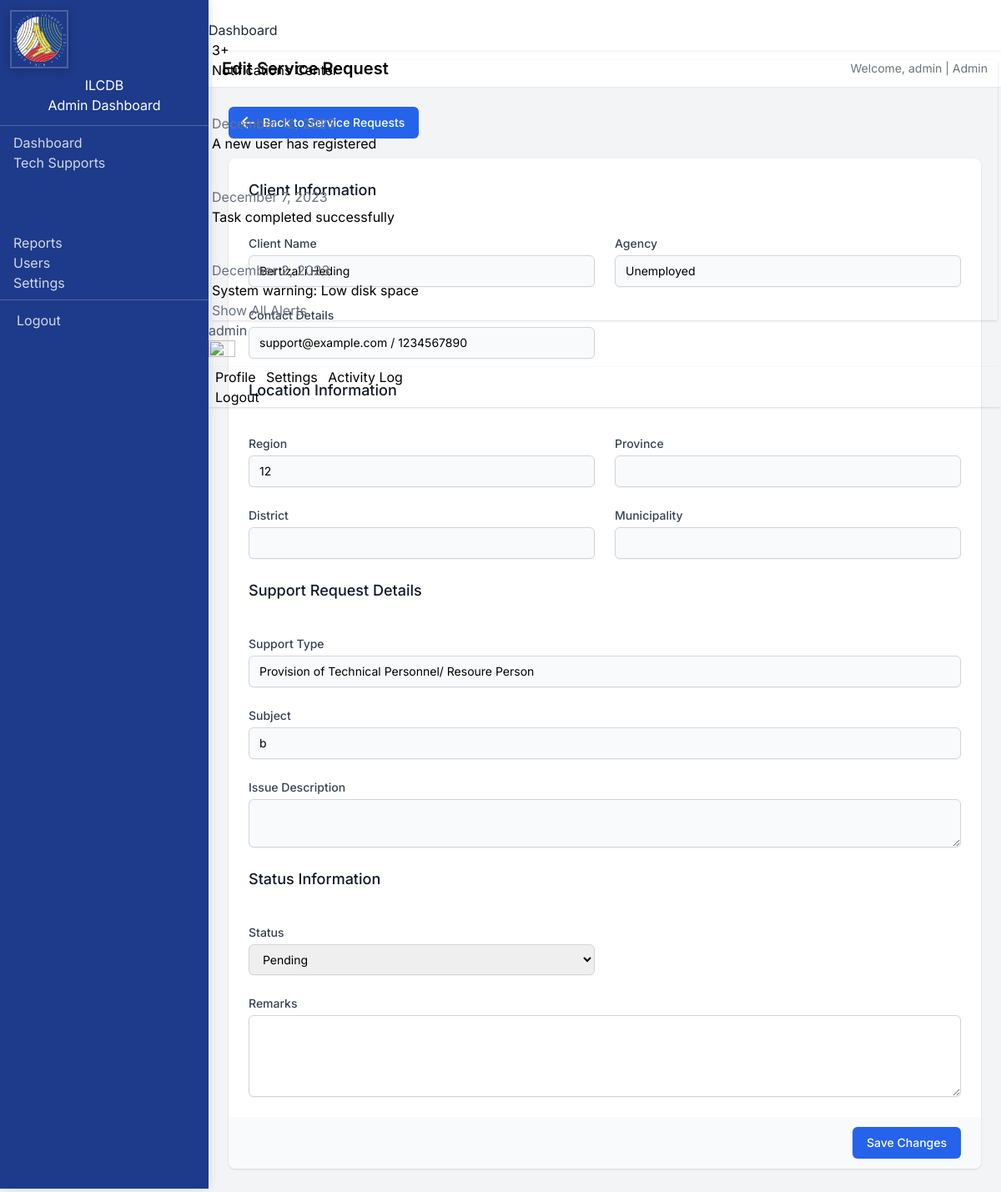
Screenshot of /admin/edit-request.php?id=4 (signed in) with the database file from the repository.
### tables this page shows
CREATE TABLE `tech_support_requests` (
  `id` int(11) NOT NULL,
  `client_id` int(11) NOT NULL,
  `support_type` varchar(100) NOT NULL,
  `subject` varchar(255) DEFAULT NULL,
  `message` text NOT NULL,
  `issue_description` text NOT NULL,
  `date_requested` timestamp NOT NULL DEFAULT current_timestamp(),
  `date_assisted` timestamp NULL DEFAULT NULL,
  `date_resolved` timestamp NULL DEFAULT NULL,
  `assisted_by_id` int(11) DEFAULT NULL,
  `status` enum('Pending','In Progress','Resolved','Cancelled') DEFAULT 'Pending',
  `remarks` text DEFAULT NULL,
  `created_at` timestamp NOT NULL DEFAULT current_timestamp(),
  `updated_at` timestamp NOT NULL DEFAULT current_timestamp() ON UPDATE current_timestamp()
);

CREATE TABLE `clients` (
  `id` int(11) NOT NULL,
  `firstname` varchar(50) NOT NULL,
  `surname` varchar(50) NOT NULL,
  `middle_initial` char(1) DEFAULT NULL,
  `client_name` varchar(100) NOT NULL,
  `agency` varchar(100) NOT NULL,
  `gender` varchar(10) NOT NULL,
  `birthdate` date NOT NULL,
  `region` varchar(50) NOT NULL,
  `region_id` int(11) DEFAULT NULL,
  `province_id` int(11) DEFAULT NULL,
  `district_id` int(11) DEFAULT NULL,
  `municipality_id` int(11) DEFAULT NULL,
  `email` varchar(255) DEFAULT NULL,
  `phone` varchar(50) DEFAULT NULL,
  `created_at` timestamp NOT NULL DEFAULT current_timestamp()
);

### admin/edit-request.php (the view, shortened to what this page needs)
<?php
require_once '../includes/db_connect.php';
$id = (int)$_GET['id'];
$stmt = $conn->prepare("
    SELECT tsr.*, c.firstname, c.surname, c.middle_initial, c.email, c.phone, c.agency, c.region, c.province_id, c.district_id, c.municipality_id
    FROM tech_support_requests tsr
    JOIN clients c ON tsr.client_id = c.id
    WHERE tsr.id = ?
");
$stmt->bind_param("i", $id);
$stmt->execute();
$result = $stmt->get_result();
$request = $result->fetch_assoc();
$stmt = $conn->prepare("
    SELECT r.region_name, p.province_name, d.district_name, m.municipality_name
    FROM regions r
    LEFT JOIN provinces p ON p.id = ?
    LEFT JOIN districts d ON d.id = ?
    LEFT JOIN municipalities m ON m.id = ?
    WHERE r.region_code = ?
");
$stmt->bind_param("iiis", $request['province_id'], $request['district_id'], $request['municipality_id'], $request['region']);
$stmt->execute();
$location = $stmt->get_result()->fetch_assoc();
?>
<!DOCTYPE html>
<html lang="en">
<head>
    <script src="https://cdn.tailwindcss.com"></script>
</head>
<?php include '../admin/includes/sidebar.php'; ?>
<body class="bg-gray-100">
    <div class="flex-1 main-content">
        <div class="bg-white shadow-sm">
            <div class="px-4 py-2 flex justify-between items-center">
                <h1 class="text-xl font-semibold">Edit Service Request</h1>
                <div>
                    <p class="text-sm text-gray-500">
                        Welcome, <?php echo $_SESSION['username']; ?> | Admin
                    </p>
                </div>
            </div>
        </div>
        <div class="p-6">
            <div class="mb-6">
                <a href="service-requests.php" class="inline-flex items-center px-4 py-2 border border-transparent rounded-md shadow-sm text-sm font-medium text-white bg-blue-600 hover:bg-blue-700 focus:outline-none focus:ring-2 focus:ring-offset-2 focus:ring-blue-500">
                    <svg xmlns="http://www.w3.org/2000/svg" class="-ml-1 mr-2 h-5 w-5" viewBox="0 0 20 20" fill="currentColor">
                        <path fill-rule="evenodd" d="M9.707 16.707a1 1 0 01-1.414 0l-6-6a1 1 0 010-1.414l6-6a1 1 0 011.414 1.414L5.414 9H17a1 1 0 110 2H5.414l4.293 4.293a1 1 0 010 1.414z" clip-rule="evenodd" />
                    </svg>
                    Back to Service Requests
                </a>
            </div>
            <div class="bg-white shadow overflow-hidden sm:rounded-lg">
                <form method="post" action="<?php echo htmlspecialchars($_SERVER["PHP_SELF"] . "?id=" . $id); ?>">
                    <div class="px-4 py-5 sm:p-6">
                        <div class="grid grid-cols-6 gap-6">
                            <div class="col-span-6">
                                <h3 class="text-lg font-medium text-gray-900 mb-4">Client Information</h3>
                            </div>                            <div class="col-span-6 sm:col-span-3">
                                <label class="block text-sm font-medium text-gray-700">Client Name</label>
                                <input type="text" value="<?php echo htmlspecialchars($request['firstname'] . ' ' . $request['middle_initial'] . ' ' . $request['surname']); ?>" readonly class="mt-1 block w-full border border-gray-300 rounded-md shadow-sm py-2 px-3 bg-gray-50 sm:text-sm">
                            </div>
                            <div class="col-span-6 sm:col-span-3">
                                <label class="block text-sm font-medium text-gray-700">Agency</label>
                                <input type="text" value="<?php echo htmlspecialchars($request['agency']); ?>" readonly class="mt-1 block w-full border border-gray-300 rounded-md shadow-sm py-2 px-3 bg-gray-50 sm:text-sm">
                            </div>
                            <div class="col-span-6 sm:col-span-3">
                                <label class="block text-sm font-medium text-gray-700">Contact Details</label>
                                <input type="text" value="<?php echo htmlspecialchars($request['email'] . ' / ' . $request['phone']); ?>" readonly class="mt-1 block w-full border border-gray-300 rounded-md shadow-sm py-2 px-3 bg-gray-50 sm:text-sm">
                            </div>
                            <div class="col-span-6">
                                <h3 class="text-lg font-medium text-gray-900 mb-4">Location Information</h3>
                            </div>
                            <div class="col-span-6 sm:col-span-3">
                                <label class="block text-sm font-medium text-gray-700">Region</label>
                                <input type="text" value="<?php echo htmlspecialchars($location['region_name'] ?? $request['region']); ?>" readonly class="mt-1 block w-full border border-gray-300 rounded-md shadow-sm py-2 px-3 bg-gray-50 sm:text-sm">
                            </div>
                            <div class="col-span-6 sm:col-span-3">
                                <label class="block text-sm font-medium text-gray-700">Province</label>
                                <input type="text" value="<?php echo htmlspecialchars($location['province_name'] ?? ''); ?>" readonly class="mt-1 block w-full border border-gray-300 rounded-md shadow-sm py-2 px-3 bg-gray-50 sm:text-sm">
                            </div>
                            <div class="col-span-6 sm:col-span-3">
                                <label class="block text-sm font-medium text-gray-700">District</label>
                                <input type="text" value="<?php echo htmlspecialchars($location['district_name'] ?? ''); ?>" readonly class="mt-1 block w-full border border-gray-300 rounded-md shadow-sm py-2 px-3 bg-gray-50 sm:text-sm">
                            </div>
                            <div class="col-span-6 sm:col-span-3">
                                <label class="block text-sm font-medium text-gray-700">Municipality</label>
                                <input type="text" value="<?php echo htmlspecialchars($location['municipality_name'] ?? ''); ?>" readonly class="mt-1 block w-full border border-gray-300 rounded-md shadow-sm py-2 px-3 bg-gray-50 sm:text-sm">
                            </div>
                            <div class="col-span-6">
                                <h3 class="text-lg font-medium text-gray-900 mb-4">Support Request Details</h3>
                            </div>
                            <div class="col-span-6">
                                <label class="block text-sm font-medium text-gray-700">Support Type</label>
                                <input type="text" value="<?php echo htmlspecialchars($request['support_type']); ?>" readonly class="mt-1 block w-full border border-gray-300 rounded-md shadow-sm py-2 px-3 bg-gray-50 sm:text-sm">
                            </div>
                            <div class="col-span-6">
                                <label class="block text-sm font-medium text-gray-700">Subject</label>
                                <input type="text" value="<?php echo htmlspecialchars($request['subject']); ?>" readonly class="mt-1 block w-full border border-gray-300 rounded-md shadow-sm py-2 px-3 bg-gray-50 sm:text-sm">
                            </div>
                            <div class="col-span-6">
                                <label class="block text-sm font-medium text-gray-700">Issue Description</label>
                                <textarea readonly class="mt-1 block w-full border border-gray-300 rounded-md shadow-sm py-2 px-3 bg-gray-50 sm:text-sm"></textarea>
                            </div>
                            <div class="col-span-6">
                                <h3 class="text-lg font-medium text-gray-900 mb-4">Status Information</h3>
                            </div>
                            <div class="col-span-6 sm:col-span-3">
                                <label for="status" class="block text-sm font-medium text-gray-700">Status</label>
                                <select name="status" id="status" required class="mt-1 block w-full border border-gray-300 rounded-md shadow-sm py-2 px-3 focus:outline-none focus:ring-blue-500 focus:border-blue-500 sm:text-sm">
                                    <option value="Pending" <?php echo $request['status'] === 'Pending' ? 'selected' : ''; ?>>Pending</option>
                                </select>
                            </div>
                            <div class="col-span-6">
                                <label for="remarks" class="block text-sm font-medium text-gray-700">Remarks</label>
                                <textarea name="remarks" id="remarks" rows="4" class="mt-1 block w-full border border-gray-300 rounded-md shadow-sm py-2 px-3 focus:outline-none focus:ring-blue-500 focus:border-blue-500 sm:text-sm"><?php echo htmlspecialchars($request['remarks'] ?? ''); ?></textarea>
                            </div>
                        </div>
                    </div>
                    <div class="px-4 py-3 bg-gray-50 text-right sm:px-6">
                        <button type="submit" class="inline-flex justify-center py-2 px-4 border border-transparent shadow-sm text-sm font-medium rounded-md text-white bg-blue-600 hover:bg-blue-700 focus:outline-none focus:ring-2 focus:ring-offset-2 focus:ring-blue-500">
                            Save Changes
                        </button>
                    </div>
                </form>
            </div>
        </div>
    </div>
</body>
</html>

### admin/edit-request.php (style rules this page uses)
body { font-family: 'Inter', sans-serif; }
.main-content { height: 100vh; overflow-y: auto; max-width: 100%; }

### admin/includes/sidebar.php (style rules this page uses)
:root { --sidebar-width: 250px; --sidebar-collapsed-width: 70px; --sidebar-bg: #1e3a8a; --sidebar-color: #fff; --topbar-height: 60px; }

### rows the page displays
tech_support_requests: client.surname "Bertizal i Heding", client.agency "Unemployed", client.phone "support@example.com / 1234567890", client.region "12", support_type "Provision of Technical Personnel/ Resoure Person", subject "b", status "Pending"

### other values shown
$_SESSION['username'] "admin"
